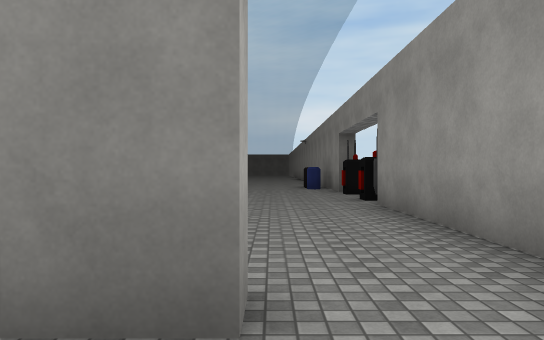
View 1 (above)

16 first-person views from a walk through a Unity game level. The camera is 1.3 m above the floor, looks level and sees 70° across. The floor is counted in squares, 2 m on a side. Each view is taken from the middle of a square. On the plan, view 1 faces up. The plan holds only what a view shows up to about 11 squares ahead; the rest is blank. The place goes on beyond the plan. Surface patterns are stand-ins for the level's own textures.

View 2
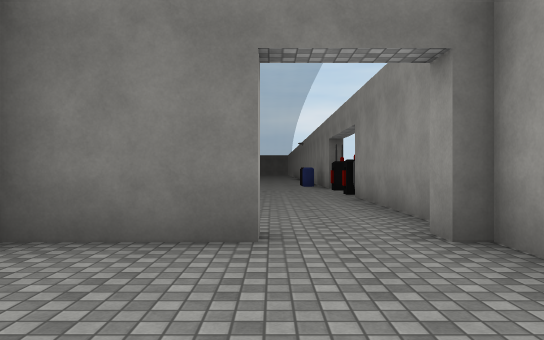

View 3
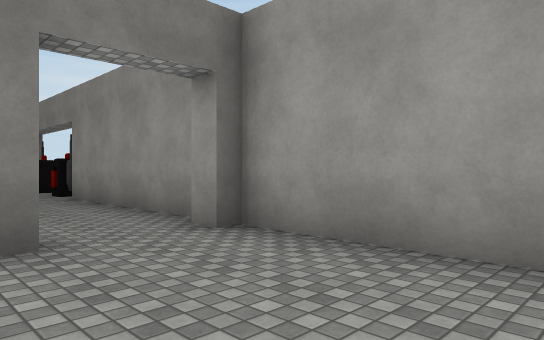

View 4
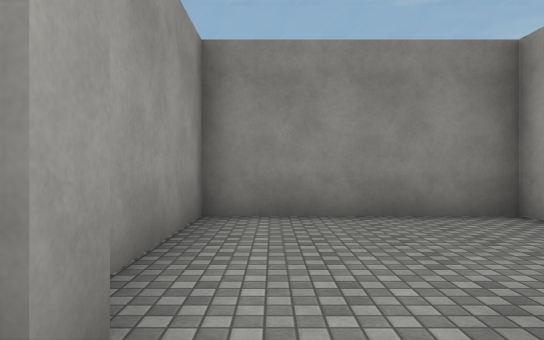

View 5
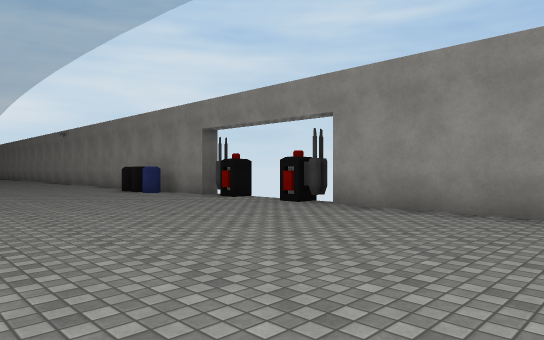

View 6
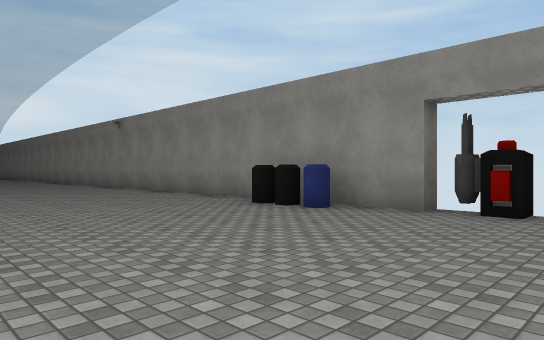

View 7
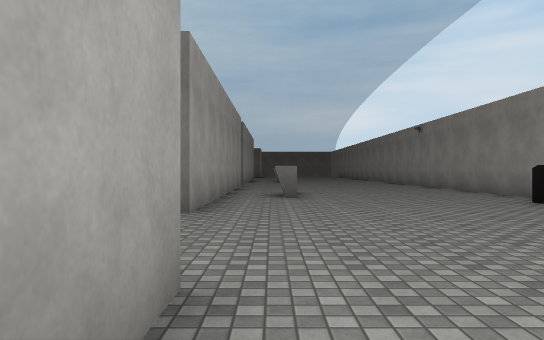

View 8
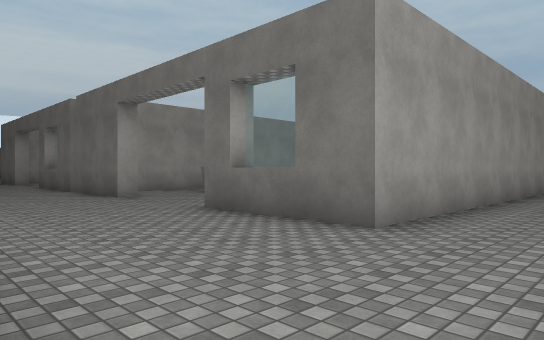

View 9
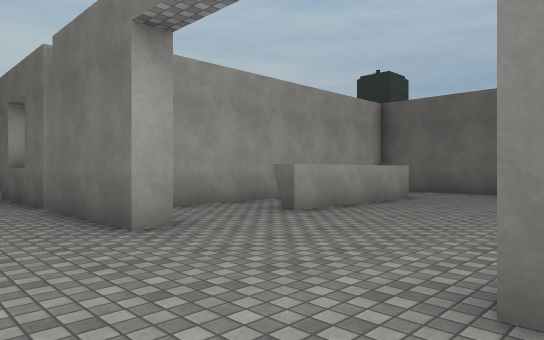

View 10
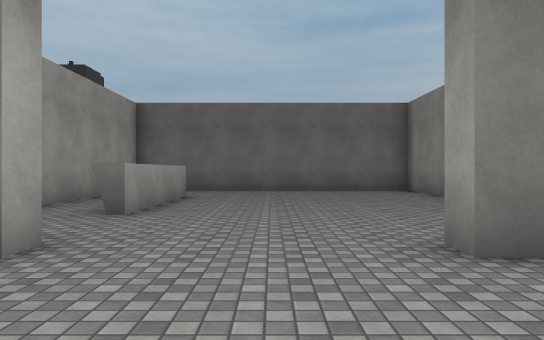

View 11
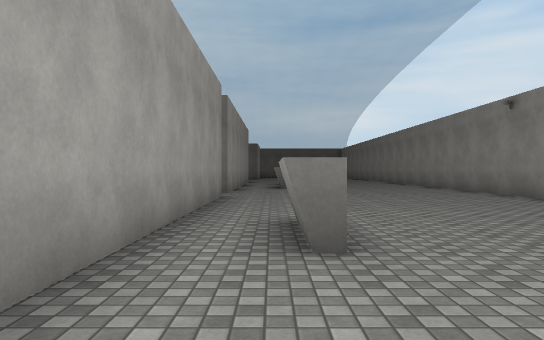

View 12
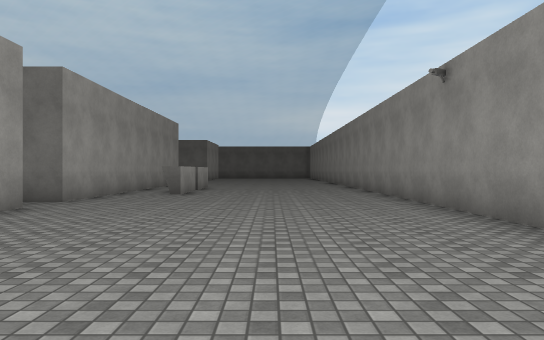

View 13
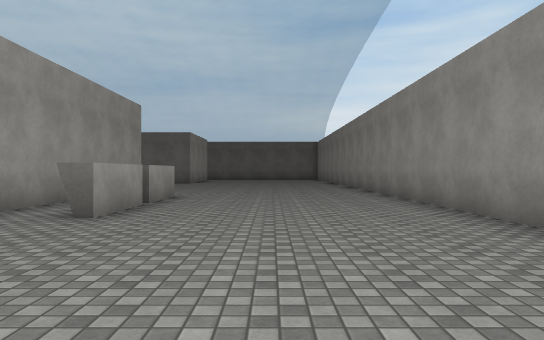

View 14
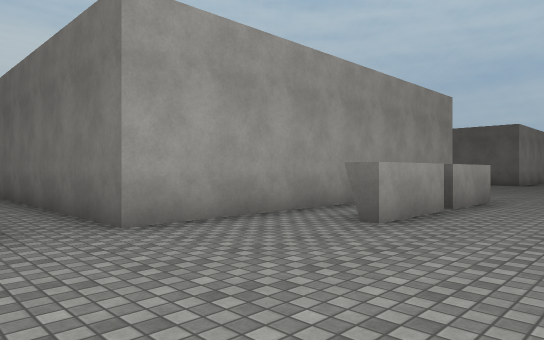

View 15
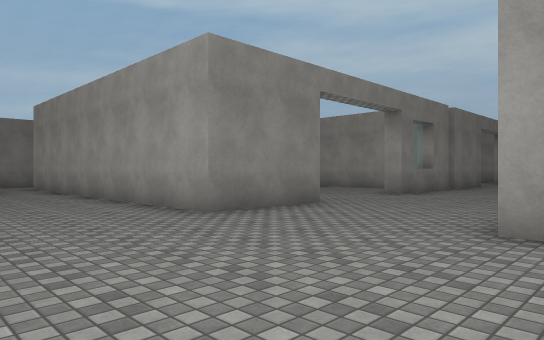

View 16
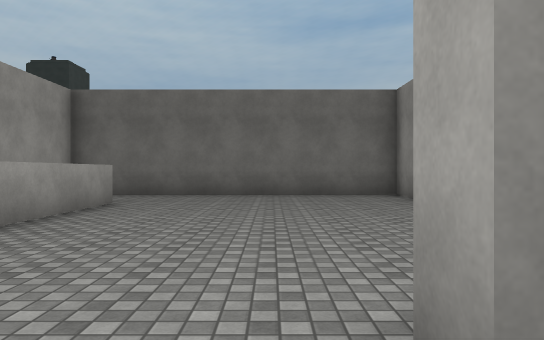

### Floor plan
Points are (right, up) in squares from view 1. A wall is a line through its corners. A room is listed if a view was taken in it or the views show most of it. See-through windows are left out.
Room 1 (views 1, 2, 3)
walls: (-0.1, 1.5) (-2.5, 1.5); (-2.5, -2) (-2.5, -2.5) (2, -2.5) (2, 1.5)
ways out: opening at (0.5, 2) to room 2
Room 2 (views 4, 5, 6, 7, 8, 9, 10, 11, 12, 13, 14, 15, 16)
walls: (-3.4, 16) (-3.8, 16) (-3.8, 18.1); (-5.7, 19.5) (-5.7, 22.1) (-14.2, 22.1) (-14.2, 14.6); (-5.2, 22.6) (-5.2, 12.9) (-8.5, 12.9) (-8.5, 13.4); (2, 20.2) (2, 32); (-12, 13.4) (-12, 12.9); (-7.2, 9.1) (-4.5, 9.1) (-4.5, 2); (2.5, 11.6) (2, 11.6) (2, 18.5); (-11.8, 9.1) (-10.8, 9.1); (-3.4, 28.2) (-3.4, 26.3) (-4, 26.3); (-3.4, 30.6) (-3.4, 28.6); (-5.2, 32.4) (-5.2, 23.9) (-11.6, 23.9); (-0.1, 2) (-0.1, 1.5); (2, 2.5) (2, 7.4); (1.6, 1.5) (1.6, 2)
ways out: opening at (0.5, 2) to room 1; opening at (-12.3, 11); opening at (-9, 10); opening at (-4, 3)
objects: other object (2, 8); other object (2, 11)

Positions as (right, up) in squares from view 1, and headings:
1: (0, 0), facing up
2: (0, -2), facing up
3: (-1, -2), facing up-right
4: (1, 3), facing down
5: (-4, 3), facing up-right
6: (-4, 9), facing up-right
7: (-4, 7), facing up
8: (-3, 9), facing up-left
9: (-8, 11), facing up-left
10: (-10, 10), facing up
11: (-4, 13), facing up
12: (-1, 16), facing up
13: (-1, 21), facing up
14: (-1, 22), facing up-left
15: (-1, 14), facing down-left
16: (-9, 12), facing up
